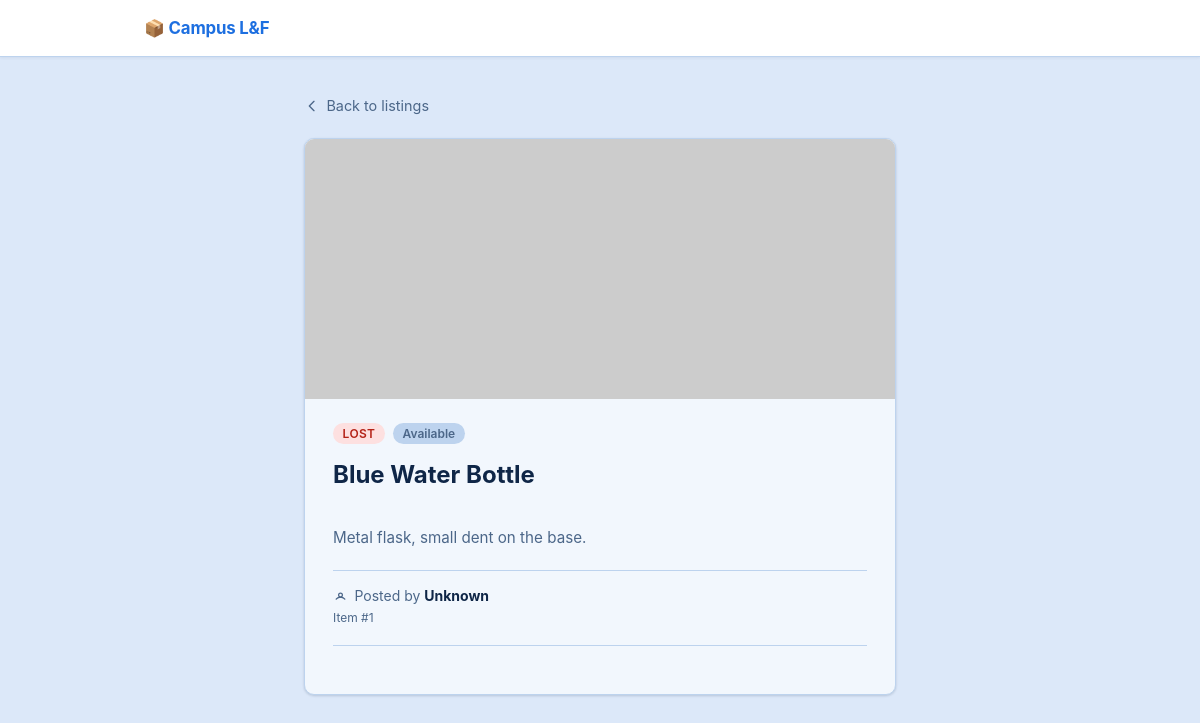
Page /items/1 on the committed database.
### tables this page shows
CREATE TABLE items (
        id INTEGER PRIMARY KEY AUTOINCREMENT,
        title TEXT NOT NULL,
        description TEXT,
        category TEXT NOT NULL,
        image_url TEXT,
        status TEXT NOT NULL DEFAULT 'available',
        posted_by INTEGER REFERENCES users(id)
    );

### app.py (the view, shortened to what this page needs)
@app.route('/items/<int:id>', methods=['GET'])
def get_item(id):
    connection = get_connection()
    cursor = connection.cursor()
    cursor.execute("""
        SELECT items.*, users.full_name as posted_by_name, users.email as posted_by_email,
               users.availability as posted_by_availability
        FROM items
        LEFT JOIN users ON items.posted_by = users.id
        WHERE items.id = ?
    """, (id,))
    item = cursor.fetchone()
    if item is None:
        connection.close()
        return "Item not found", 404
    item = dict(item)
    current_user_id = session.get("user_id")
    is_owner = current_user_id is not None and current_user_id == item["posted_by"]
    claim_requests = []
    my_claim_status = None
    confirmed_claim = None
    cursor.execute(
        "SELECT 1 FROM claim_requests WHERE item_id = ? AND status = 'pending' LIMIT 1", (id,)
    )
    has_pending_request = cursor.fetchone() is not None
    connection.close()
    return render_template(
        'item.html',
        item=item,
        is_owner=is_owner,
        claim_requests=claim_requests,
        my_claim_status=my_claim_status,
        confirmed_claim=confirmed_claim,
        has_pending_request=has_pending_request
    )

### db.py (called while the page is built)
def get_connection():
    connection = sqlite3.connect(DB_NAME)
    connection.row_factory = sqlite3.Row   # rows behave like dicts
    return connection

### templates/item.html (shortened to what this page needs)
<!DOCTYPE html>
<html lang="en">
<head>
    <link rel="stylesheet" href="{{ url_for('static', filename='style.css') }}">
</head>
<body>
    <nav class="navbar">
        <div class="container navbar-inner">
            <a href="/" class="navbar-brand">📦 Campus L&F</a>
        </div>
    </nav>
    <div class="container detail-container">
        <a href="/" class="back-link">
            <svg fill="none" viewBox="0 0 24 24" stroke="currentColor">
                <path stroke-linecap="round" stroke-linejoin="round" stroke-width="2" d="M15 19l-7-7 7-7"/>
            </svg>
            Back to listings
        </a>
        <div class="detail-card">
            {% if item.image_url %}
            <img src="{{ item.image_url }}" alt="{{ item.title }}" class="detail-image">
            {% endif %}
            <div class="detail-body">
                <div class="badge-row">
                    {% if item.category == 'lost' %}
                        <span class="badge badge-lost">Lost</span>
                    {% elif item.category == 'found' %}
                        <span class="badge badge-found">Found</span>
                    {% elif item.category == 'trade' %}
                        <span class="badge badge-trade">Trade</span>
                    {% endif %}
                    {% if item.status == 'claimed' %}
                        <span class="badge-status claimed">Claimed</span>
                    {% elif item.status == 'pending' %}
                        <span class="badge-status pending">Claim pending</span>
                    {% elif has_pending_request %}
                        <span class="badge-status pending">Request pending</span>
                    {% else %}
                        <span class="badge-status">Available</span>
                    {% endif %}
                </div>
                <h1 class="detail-title">{{ item.title }}</h1>
                <p class="detail-description">
                    {{ item.description if item.description else "No description provided." }}
                </p>
                <div class="detail-footer">
                    <div class="poster-row">
                        <svg fill="none" viewBox="0 0 24 24" stroke="currentColor">
                            <path stroke-linecap="round" stroke-linejoin="round" stroke-width="2" d="M5.121 17.804A7 7 0 0112 15a7 7 0 016.879 2.804M15 11a3 3 0 11-6 0 3 3 0 016 0z"/>
                        </svg>
                        <span>
                            Posted by
                            {% if item.posted_by and item.posted_by_name %}
                            <a href="/users/{{ item.posted_by }}" class="poster-link"><strong>{{ item.posted_by_name }}</strong></a>
                            {% else %}
                            <strong>Unknown</strong>
                            {% endif %}
                        </span>
                    </div>
                    <p class="item-id">Item #{{ item.id }}</p>
                </div>
                <div class="claim-section" id="claim-section" data-item-id="{{ item.id }}">
                </div>
            </div>
        </div>
    </div>
</body>
</html>

### static/style.css (style rules this page uses)
:root { --color-bg: #dce8f9; --color-surface: #f2f7fd; --color-border: #bdd3ee; --color-text: #0f2647; --color-text-muted: #4c6789; --color-primary: #1d6fe0; --color-primary-dark: #1552ac; --color-lost-bg: #fde0e0; --color-lost-text: #b42318; --color-found-bg: #dcf3e3; --color-found-text: #17803d; --color-trade-bg: #d7e6fc; --color-trade-text: #14449e; --radius: 10px; --shadow: 0 1px 2px rgba(15, 38, 71, 0.08), 0 1px 3px rgba(15, 38, 71, 0.1); }
* { box-sizing: border-box; }
body { font-family: -apple-system, BlinkMacSystemFont, "Segoe UI", Roboto, sans-serif; margin: 0; background: var(--color-bg); color: var(--color-text); }
.container { max-width: 960px; margin: 0 auto; padding: 0 1.5rem; }
.badge { display: inline-block; font-size: 0.75rem; font-weight: 600; text-transform: uppercase; letter-spacing: 0.03em; padding: 0.2rem 0.6rem; border-radius: 999px; background: var(--color-border); color: var(--color-text-muted); }
.item-card[data-category="lost"] .badge, .badge-lost { background: var(--color-lost-bg); color: var(--color-lost-text); }
.detail-container { max-width: 640px; padding-top: 2.5rem; padding-bottom: 3rem; }
.back-link { display: inline-flex; align-items: center; gap: 0.4rem; font-size: 0.9rem; color: var(--color-text-muted); text-decoration: none; margin-bottom: 1.5rem; transition: color 0.15s ease; }
.back-link svg { width: 1rem; height: 1rem; }
.detail-card { background: var(--color-surface); border: 1px solid var(--color-border); border-radius: var(--radius); box-shadow: var(--shadow); overflow: hidden; }
.detail-image { width: 100%; height: 260px; object-fit: cover; display: block; }
.detail-body { padding: 1.5rem 1.75rem 1.75rem; }
.badge-row { display: flex; align-items: center; gap: 0.5rem; flex-wrap: wrap; margin-bottom: 1rem; }
.badge-status { display: inline-block; font-size: 0.75rem; font-weight: 600; padding: 0.2rem 0.6rem; border-radius: 999px; background: var(--color-border); color: var(--color-text-muted); }
.detail-title { margin: 0 0 0.75rem; font-size: 1.5rem; font-weight: 700; }
.detail-description { margin: 0; color: var(--color-text-muted); font-size: 0.95rem; line-height: 1.6; white-space: pre-line; }
.detail-footer { border-top: 1px solid var(--color-border); margin-top: 1.25rem; padding-top: 1rem; }
.navbar { background: #ffffff; border-bottom: 1px solid var(--color-border); position: sticky; top: 0; z-index: 100; box-shadow: 0 1px 3px rgba(15, 38, 71, 0.07); }
.navbar-inner { display: flex; align-items: center; justify-content: space-between; height: 56px; }
.navbar-brand { font-weight: 700; font-size: 1.05rem; color: var(--color-primary); text-decoration: none; letter-spacing: -0.01em; }
.poster-row { display: flex; align-items: center; gap: 0.4rem; font-size: 0.875rem; color: var(--color-text-muted); margin-bottom: 0.4rem; }
.poster-row svg { width: 15px; height: 15px; flex-shrink: 0; }
.poster-row strong { color: var(--color-text); }
.item-id { margin: 0; font-size: 0.75rem; color: var(--color-text-muted); }
.claim-section { border-top: 1px solid var(--color-border); margin-top: 1.25rem; padding-top: 1.25rem; }

### rows in the picture
items: title "Blue Water Bottle", description "Metal flask, small dent on the base.", id "1"
